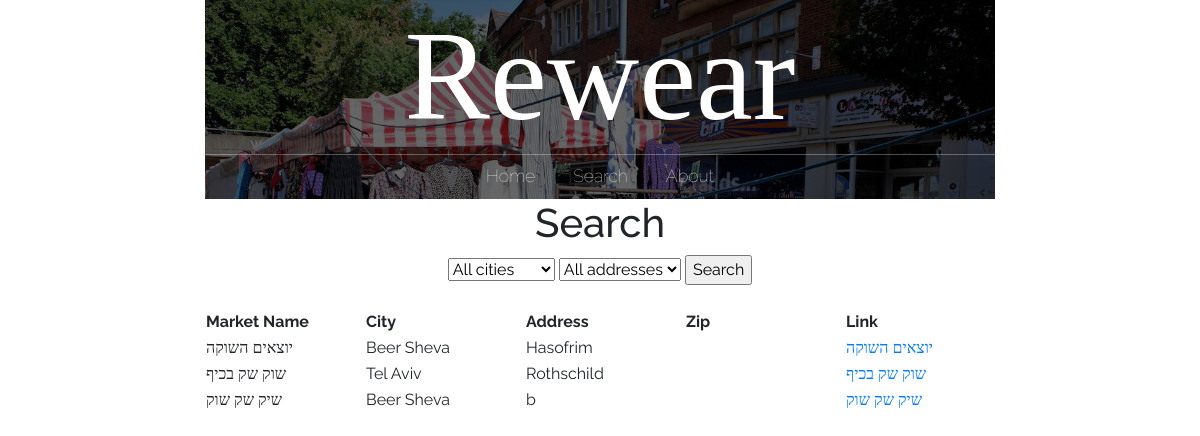
The page /search_page/ on the database its author committed.
### main/models.py (models this page shows, shortened)
class market(models.Model):
    id = models.AutoField(primary_key=True)
    name = models.CharField(max_length=200)
    city = models.CharField(max_length=200)
    address = models.CharField(max_length=200)
    facebook = models.CharField(max_length=200, default='')
    description = models.CharField(max_length=200, default='')
    google_location = models.CharField(max_length=200, default='')
    market_manager = models.CharField(max_length=200, default='')
    date = models.CharField(max_length=200, default='')
    status = models.CharField(max_length=200, default='')
    rating = models.CharField(max_length=200, default='')
    shirt = models.IntegerField(default=0)
    pants = models.IntegerField(default=0)
    shoes = models.IntegerField(default=0)
    hat = models.IntegerField(default=0)
    gloves = models.IntegerField(default=0)
    scarf = models.IntegerField(default=0)
    jacket = models.IntegerField(default=0)
    other = models.IntegerField(default=0)

### main/views.py (the view)
# urls.py: path("search_page/", views.search_page, name="search"),
def search_page(response):
    markets = market.objects.all()
    return render(response, "main/search.html", {'markets': markets, 'search': markets})

### main/templates/main/search.html (shortened to what this page needs)
{% extends 'main/base.html' %}
{% load crispy_forms_tags %}
{% block content %}
<center><h1>Search</h1>
<form method="post" action='/search/'>
	<select name="city" id="city-select" onchange="updateAddressOptions()">
		<option value="All">All cities</option>
	</select>
	<select name="address" id="address-select" onchange="updateCityOptions()">
		<option value="All">All addresses</option>
	</select>
	<input type="submit" value="Search">
</form>
<br />
		<table>
			<tr>
				<th>
					Market Name
				</th>
				<th>
					City
				</th>
				<th>
					Address
				</th>
				<th>
					Zip
				</th>
				<th>
					Link
				</th>
			{% for market in search %}
			<tr>
				<td>
					{{market.name}}
				</td>
				<td>
					{{market.city}}
				</td>
				<td>
					{{market.address}}
				</td>
				<td>
				</td>
				<td>
					<a href="/market_page/{{market.id}}/">{{market.name}}</a>
				</td>
			</tr>
			{% endfor %}
		</table>
</center>
{% endblock %}

### static/css/styles.css (style rules this page uses)
* { box-sizing: border-box; font-family: Raleway; }
html, body { margin: 0; padding: 0; }

### rows shown on the page
market: name "יוצאים השוקה", city "Beer Sheva", address "Hasofrim"
market: name "שוק שק בכיף", city "Tel Aviv", address "Rothschild"
market: name "שיק שק שוק", city "Beer Sheva", address "b"
